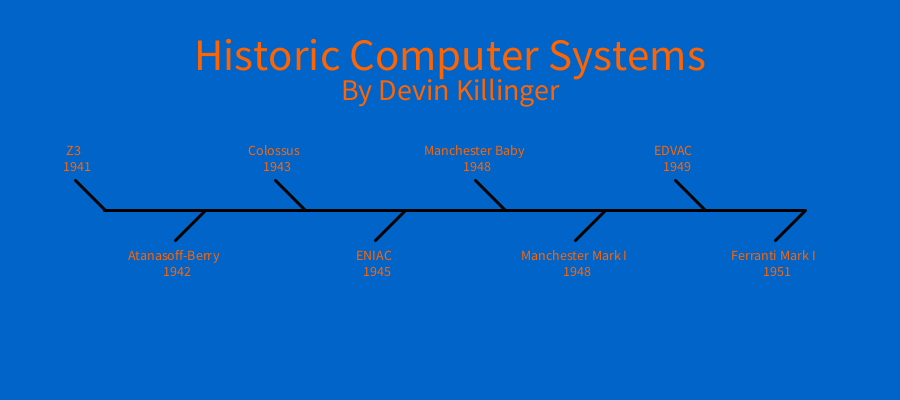
Frame 1 (no input)
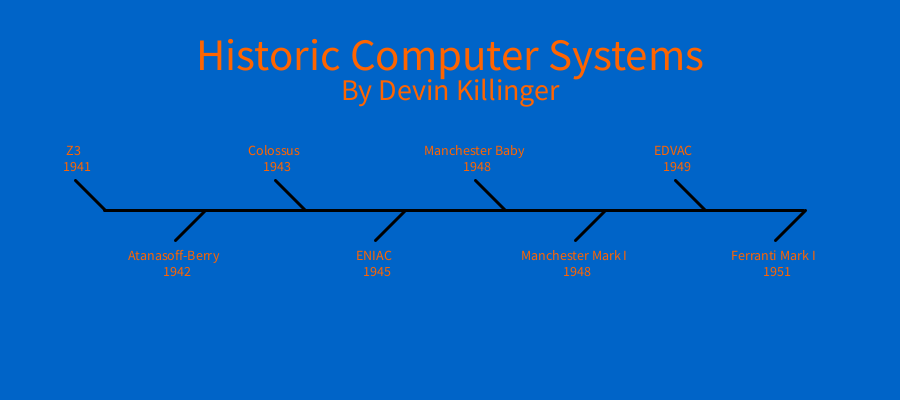
Frame 60 (the mouse pressed at the canvas centre just before this capture)
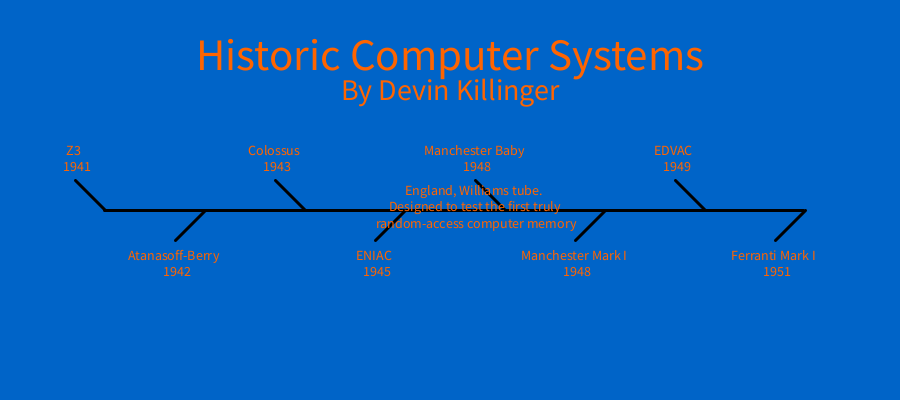
Frame 120 (the mouse held since frame 60 and released just before this capture)

The Processing sketch that drew these frames (run headless with seeded random() and noise(); from frame 60 on, the mouse is pressed at the canvas centre):

// Processing sketch: historyOfComputers
// ── historyOfComputers.pde
// Computer History Timeline
// by Devin Killinger
// September 11, 2018
void setup() {
  size(900, 400);
  background(0, 100, 200);
}

void draw() {
  background(0, 100, 200);
  textSize(45);
  textAlign(CENTER);
  fill(255, 100, 0);
  text("Historic Computer Systems", width/2, 70);
  strokeWeight(3);
  textSize(30);
  text("By Devin Killinger", width/2, 100);
  line(104, 210, 803, 210);

  //add 8 Historic Events
  histEvent("Z3 \n 1941", "German, vacuum tubes. \n World's first working \n programmable, fully \n automatic \n digital \n computer.", 75, 180, true);
  histEvent("Atanasoff-Berry \n 1942", "US, vacuum tubes. \n The first automatic electronic digital computer. \n It was designed to be a calculator, \n but it was a crappy calculator.", 175, 240, false);
  histEvent("Colossus \n 1943", "British, shift registers. \n A set of computers used to break \n the code of the Lorenz cipher.", 275, 180, true);
  histEvent("ENIAC \n 1945", "US, punch cards. \n Amongst the earliest electronic \n general-purpose computers made", 375, 240, false);
  histEvent("Manchester Baby \n 1948", "England, Williams tube. \n Designed to test the first truly \n random-access computer memory", 475, 180, true);
  histEvent("Manchester Mark I \n 1948", "England, index registers. \n A program written to find odd \n prime numbers ran on it without \n any errors for nine hours", 575, 240, false);
  histEvent("EDVAC \n 1949", "US, punch cards. \n Designed to be a less sucky \n calculator than the ABC, \n which it succeeded at. It also had \n an initial \n budget of $10.00 \n (10 US Dollars)", 675, 180, true);
  histEvent("Ferranti Mark I \n 1951", "US, Williams tube. /n The first commercially available \n general-purpose electronic computer.", 775, 240, false);
}
void histEvent(String name, String descr, int x, int y, boolean top) {
  textAlign(CENTER);
  textSize(14);

  // determine top or bottom events
  if (top) {
    line(x, y, x+30, y+30);
    text(name, x, y-25);
  } else {
    line(x, y, x+30, y-30);
    text(name, x, y+20);
  }

  // find location of mouse for displaying description
  if (mouseX > x-50 && mouseX < x+50 && mouseY > y-15 && mouseY < y+30) {
    if (top) {
      text(descr, x, y+15);
    } else {
      text(descr, x, y+60);
    }
  }
}
